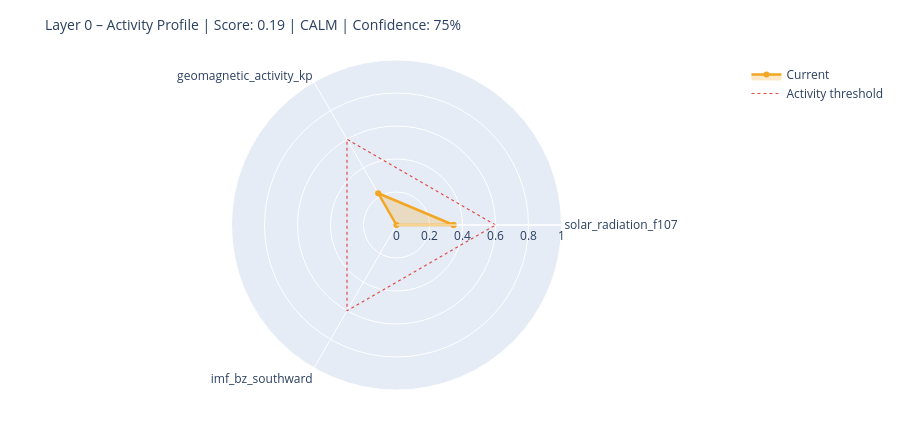

The cell this chart's notebook holds for it:
### Markdown cell above
---
## 6. State Assessment & Handoff to Layer 1

### Code cell
# ============================================================
# STEP 1 – Collect raw values with source modes
# Mode: 'primary' | 'fallback_3h' | 'last_valid' | 'missing'
# ============================================================

def safe_last(df, col):
    if df is None or col not in df.columns: return None
    s = df[col].dropna()
    return float(s.iloc[-1]) if not s.empty else None

f107_now = safe_last(df_f107, 'f10.7')
bz_now   = safe_last(df_mag,  'bz_gsm')
kp_now   = safe_last(df_kp,   'kp')
sw_now   = safe_last(df_sw,   'speed')

source_modes = {
    'F10.7':    'primary'  if f107_now is not None else 'missing',
    'Kp':       'primary'  if kp_now   is not None else 'missing',
    'IMF_Bz':   'primary'  if bz_now   is not None else 'missing',
    'SW_speed': 'primary'  if sw_now   is not None else 'missing',
}

# Kp Fallback – 3h endpoint
if kp_now is None:
    try:
        r = requests.get(
            'https://services.swpc.noaa.gov/json/noaa-planetary-k-index.json',
            timeout=10)
        r.raise_for_status()
        fb = pd.DataFrame(r.json())
        tc = next((c for c in fb.columns if 'time' in c.lower()), fb.columns[0])
        kc = next((c for c in fb.columns if 'kp' in c.lower() and c != tc), None)
        if kc:
            fb[kc] = fb[kc].astype(str).str.extract(r'([0-9]+(?:\.[0-9]*)?)')[0]
            fb[kc] = pd.to_numeric(fb[kc], errors='coerce')
            fb = fb[fb[kc] >= 0].dropna(subset=[kc])
            if not fb.empty:
                kp_now = float(fb[kc].iloc[-1])
                source_modes['Kp'] = 'fallback_3h'
                print(f'  Kp fallback (3h): {kp_now:.1f}')
    except Exception as e:
        print(f'  Kp fallback failed: {e}')

# Solar Wind Fallback – last valid value
if sw_now is None and df_sw is not None and 'speed' in df_sw.columns:
    s = df_sw['speed'].dropna()
    if not s.empty:
        sw_now = float(s.iloc[-1])
        source_modes['SW_speed'] = 'last_valid'
        print(f'  SW fallback (last_valid): {sw_now:.0f} km/s')

print()
print('Source modes:', source_modes)

# ============================================================
# STEP 2 – Score from available components only
# ============================================================

def norm(v, lo, hi):
    if v is None: return None
    return max(0.0, min(1.0, (v - lo) / (hi - lo)))

COMPONENTS = {
    'solar_radiation_f107':    (f107_now, norm(f107_now, 60, 250)),
    'geomagnetic_activity_kp': (kp_now,   norm(kp_now,   0,   9)),
    'imf_bz_southward':        (bz_now,   norm(-(bz_now or 0) if bz_now else None, -5, 30)
                                           if bz_now is not None else None),
    'solar_wind_speed':        (sw_now,   norm(sw_now, 300, 800)),
}

available   = {k: v[1] for k, v in COMPONENTS.items() if v[1] is not None}
unavailable = [k for k, v in COMPONENTS.items() if v[1] is None]

layer0_score = round(sum(available.values()) / len(available), 4) if available else None
confidence   = round(len(available) / len(COMPONENTS), 2)

level = ('unknown'  if layer0_score is None
         else 'calm'     if layer0_score < 0.3
         else 'moderate' if layer0_score < 0.6
         else 'active')

# ============================================================
# STEP 3 – Dominant Driver
# ============================================================

def dominant_driver(kp, f107, bz, sw):
    candidates = []
    if kp   is not None and kp   >= 4:   candidates.append(('geomagnetic',    kp / 9))
    if sw   is not None and sw   >= 500:  candidates.append(('solar_wind',     sw / 800))
    if bz   is not None and bz   <= -5:   candidates.append(('imf_southward',  abs(bz) / 30))
    if f107 is not None and f107 >= 150:  candidates.append(('solar_radiation',f107 / 250))
    return max(candidates, key=lambda x: x[1])[0] if candidates else 'none'

driver = dominant_driver(kp_now, f107_now, bz_now, sw_now)

# ============================================================
# STEP 4 – Downstream expectations
# ============================================================

def downstream_expectation(driver, score, kp, bz, f107):
    exp = {
        'magnetosphere':        'calm',
        'ionosphere':           'calm',
        'schumann_resonance':   'unchanged',
        'lithosphere_currents': 'low',
    }
    if driver == 'geomagnetic' or (kp and kp >= 5):
        exp['magnetosphere']        = 'compressed / storm'
        exp['ionosphere']           = 'elevated disturbance (TEC variability)'
        exp['schumann_resonance']   = 'elevated amplitude possible'
        exp['lithosphere_currents'] = 'elevated induction currents'
    elif driver == 'imf_southward' or (bz and bz <= -5):
        exp['magnetosphere']        = 'energy coupling active'
        exp['ionosphere']           = 'elevated electron density possible'
        exp['schumann_resonance']   = 'slight modulation possible'
    elif driver == 'solar_radiation' or (f107 and f107 >= 150):
        exp['ionosphere']           = 'elevated ionization (F-layer)'
        exp['schumann_resonance']   = 'slightly elevated background activity'
    return exp

downstream = downstream_expectation(driver, layer0_score, kp_now, bz_now, f107_now)

# ============================================================
# CONSOLE OUTPUT
# ============================================================

W = 58
print('=' * W)
print('LAYER 0 – STATE ASSESSMENT')
print('=' * W)
for name, (raw_v, score_v) in COMPONENTS.items():
    if score_v is not None:
        bar = '█' * int(score_v * 20) + '░' * (20 - int(score_v * 20))
        print(f'  {name:<35}  {bar}  {score_v:.2f}')
    else:
        print(f'  {name:<35}  {"─" * 20}  n/a')
print('-' * W)
print(f'  Score ({len(available)}/{len(COMPONENTS)} components):  {layer0_score:.3f}')
print(f'  Confidence:         {confidence:.0%}')
print(f'  Level:              {level.upper()}')
print(f'  Dominant Driver:    {driver}')

# Radar chart
cats = list(available.keys())
vals = list(available.values())
if len(cats) >= 3:
    fig = go.Figure()
    fig.add_trace(go.Scatterpolar(
        r=vals + [vals[0]], theta=cats + [cats[0]],
        fill='toself', fillcolor='rgba(242,166,35,0.25)',
        line=dict(color='#F2A623', width=2.5), name='Current'
    ))
    fig.add_trace(go.Scatterpolar(
        r=[0.6] * (len(cats) + 1), theta=cats + [cats[0]],
        line=dict(color='#E24B4A', dash='dot', width=1.2),
        mode='lines', name='Activity threshold'
    ))
    fig.update_layout(
        title=dict(text=f'Layer 0 – Activity Profile | Score: {layer0_score:.2f} | {level.upper()} | Confidence: {confidence:.0%}',
                   font=dict(size=14)),
        polar=dict(radialaxis=dict(visible=True, range=[0, 1])),
        height=430, showlegend=True,
        margin=dict(l=60, r=60, t=60, b=40)
    )
    fig.show()

### Figure 1 — Plotly figure (JSON) as saved in the notebook; plotly's stock layout.template omitted (floating-point values rounded to 4 significant figures)
{"data": [{"fill": "toself", "fillcolor": "rgba(242,166,35,0.25)", "line": {"color": "#F2A623", "width": 2.5}, "name": "Current", "r": [0.3457, 0.2222, 0.0, 0.3457], "theta": ["solar_radiation_f107", "geomagnetic_activity_kp", "imf_bz_southward", "solar_radiation_f107"], "type": "scatterpolar"}, {"line": {"color": "#E24B4A", "dash": "dot", "width": 1.2}, "mode": "lines", "name": "Activity threshold", "r": [0.6, 0.6, 0.6, 0.6], "theta": ["solar_radiation_f107", "geomagnetic_activity_kp", "imf_bz_southward", "solar_radiation_f107"], "type": "scatterpolar"}], "layout": {"height": 430, "margin": {"b": 40, "l": 60, "r": 60, "t": 60}, "polar": {"radialaxis": {"range": [0, 1], "visible": true}}, "showlegend": true, "title": {"font": {"size": 14}, "text": "Layer 0 – Activity Profile | Score: 0.19 | CALM | Confidence: 75%"}}}
